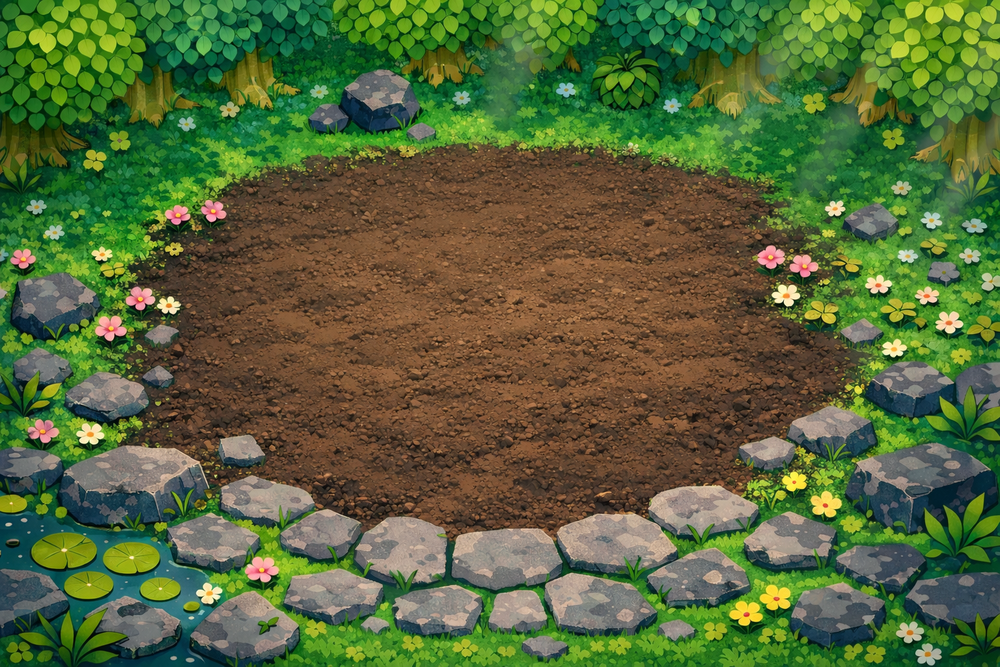
#> input picture back/backImag/hiroba2.png, 1000 x 667 px, shrunk from 1536 x 1024 before the run
$ python generate_soil_mask.py
#> lines starting #> are read from the running program, lines starting #| are printed output that depends on the picture; after the words box and inside, x2 and y2 are one past the last pixel; in counts of white or black regions, pixels touching at a corner belong together
from __future__ import annotations

from collections import deque
from pathlib import Path
from colorsys import rgb_to_hsv

from PIL import Image, ImageFilter


ROOT = Path(__file__).resolve().parents[1]
SOURCE_PATH = ROOT / "back" / "backImag" / "hiroba2.png"
OUTPUT_DIR = ROOT / "shootGame" / "src" / "renderer" / "public" / "background-masks"
OUTPUT_PATH = OUTPUT_DIR / "hiroba2-soil-mask.png"


def is_soil(red: int, green: int, blue: int) -> bool:
    hue, saturation, value = rgb_to_hsv(red / 255, green / 255, blue / 255)
    hue_degrees = hue * 360

    # Soil in hiroba2 is warm brown. Grass is green/yellow-green, and stones are low saturation.
    return (
        12 <= hue_degrees <= 42
        and saturation >= 0.22
        and 0.18 <= value <= 0.78
        and red >= green >= blue
    )


def largest_black_component(mask: Image.Image) -> Image.Image:
    width, height = mask.size
    pixels = mask.load()
    visited = bytearray(width * height)
    best_component: list[tuple[int, int]] = []

    for start_y in range(height):
        for start_x in range(width):
            index = start_y * width + start_x
            if visited[index] or pixels[start_x, start_y] != 0:
                continue

            component: list[tuple[int, int]] = []
            queue: deque[tuple[int, int]] = deque([(start_x, start_y)])
            visited[index] = 1

            while queue:
                x, y = queue.popleft()
                component.append((x, y))

                for next_x, next_y in ((x + 1, y), (x - 1, y), (x, y + 1), (x, y - 1)):
                    if next_x < 0 or next_y < 0 or next_x >= width or next_y >= height:
                        continue

                    next_index = next_y * width + next_x
                    if visited[next_index] or pixels[next_x, next_y] != 0:
                        continue

                    visited[next_index] = 1
                    queue.append((next_x, next_y))

            if len(component) > len(best_component):
                best_component = component

    cleaned = Image.new("L", mask.size, 255)
    cleaned_pixels = cleaned.load()
    for x, y in best_component:
        cleaned_pixels[x, y] = 0
    return cleaned


def main() -> None:
    image = Image.open(SOURCE_PATH).convert("RGB")
#> image is the input picture: PIL image 1000x667 RGB; mean R, G, B 85.7, 102.7, 58
    mask = Image.new("L", image.size, 255)
#> mask: PIL image 1000x667 L; every value is 255
    mask_pixels = mask.load()

    for y in range(image.height):
        for x in range(image.width):
            if is_soil(*image.getpixel((x, y))):
                mask_pixels[x, y] = 0

    # Smooth tiny speckles, then keep the main central soil patch only.
    mask = mask.filter(ImageFilter.MinFilter(5)).filter(ImageFilter.MaxFilter(5))
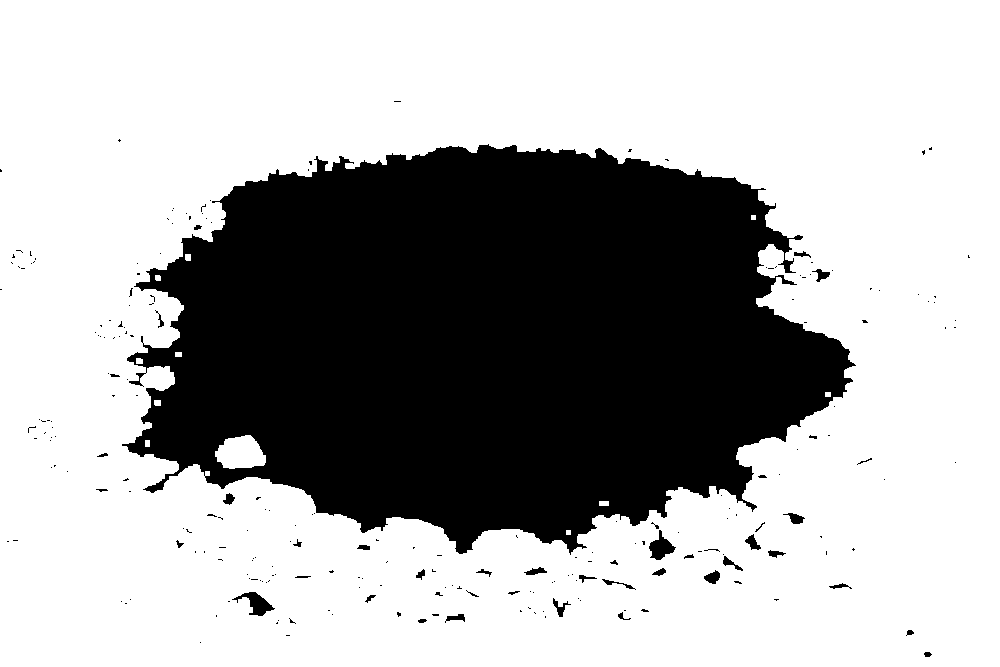
#> mask: PIL image 1000x667 L; 67.9% white; 234 black regions (192 under 20 px), largest, box (x1, y1, x2, y2) and area: (122, 144, 856, 555) 210302, (232, 592, 275, 616) 424, (649, 530, 676, 560) 404
    mask = largest_black_component(mask)
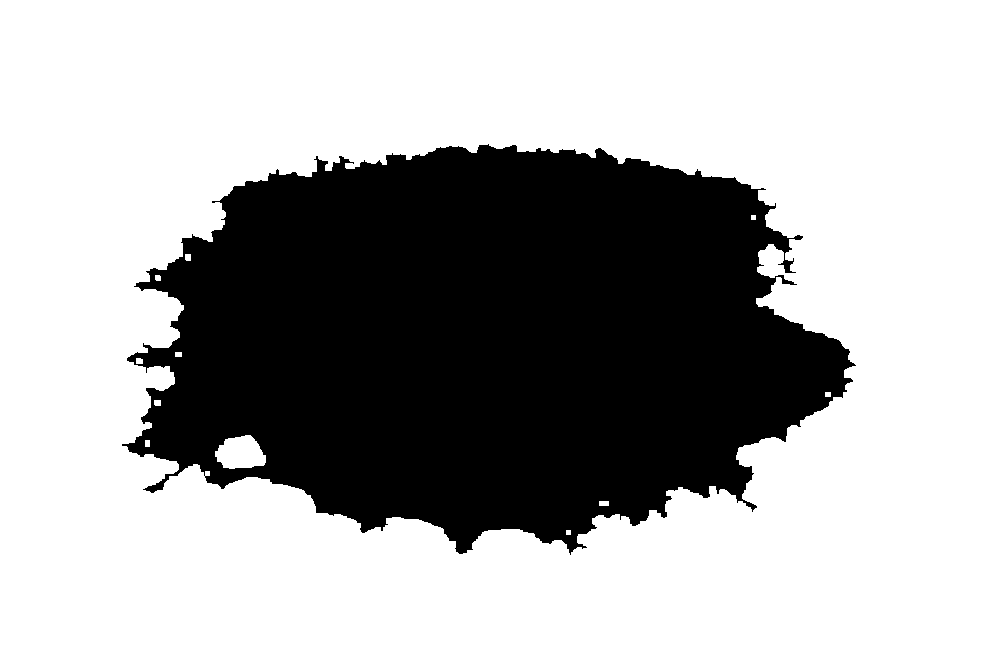
#> mask: PIL image 1000x667 L; 68.5% white; 1 black region, box (x1, y1, x2, y2) and area: (122, 144, 856, 555) 210215
    mask = mask.filter(ImageFilter.MinFilter(7)).filter(ImageFilter.MaxFilter(7))
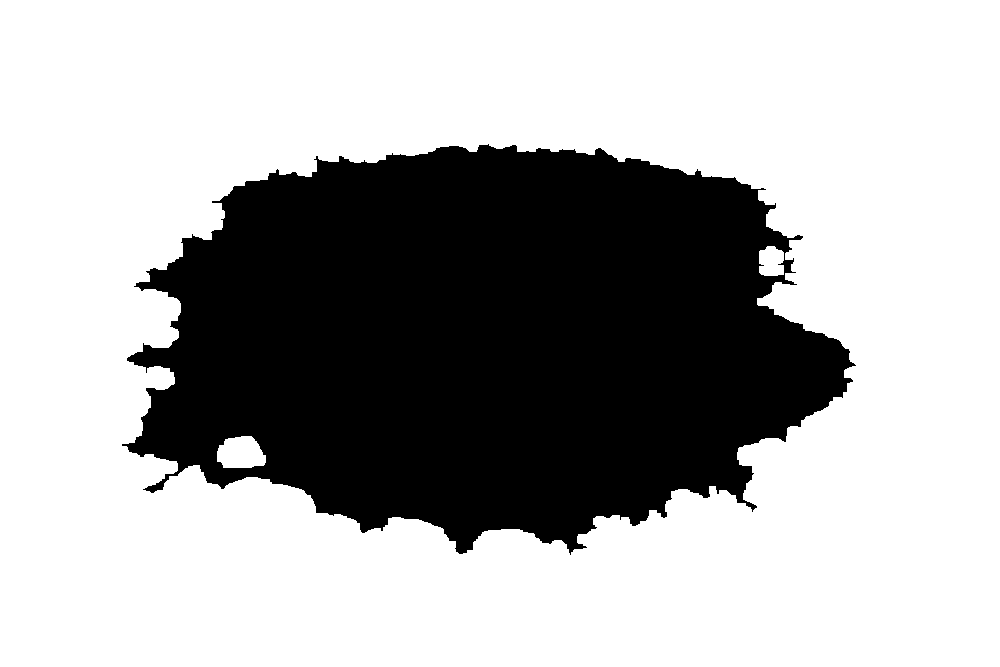
#> mask: PIL image 1000x667 L; 68.3% white; 1 black region, box (x1, y1, x2, y2) and area: (122, 144, 856, 555) 211393

    OUTPUT_DIR.mkdir(parents=True, exist_ok=True)
    mask.save(OUTPUT_PATH)
    print(f"Wrote {OUTPUT_PATH}")


if __name__ == "__main__":
    main()
